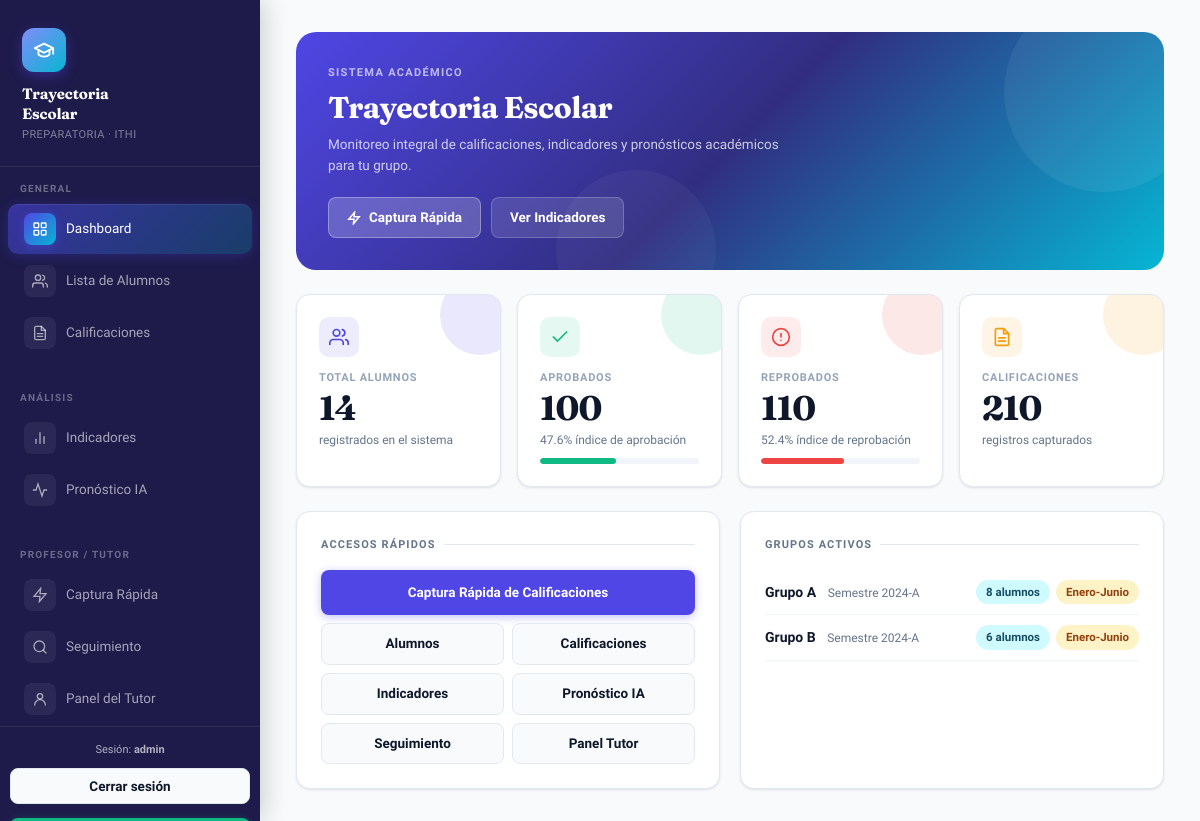
Page / (signed in) on the earlier database version.
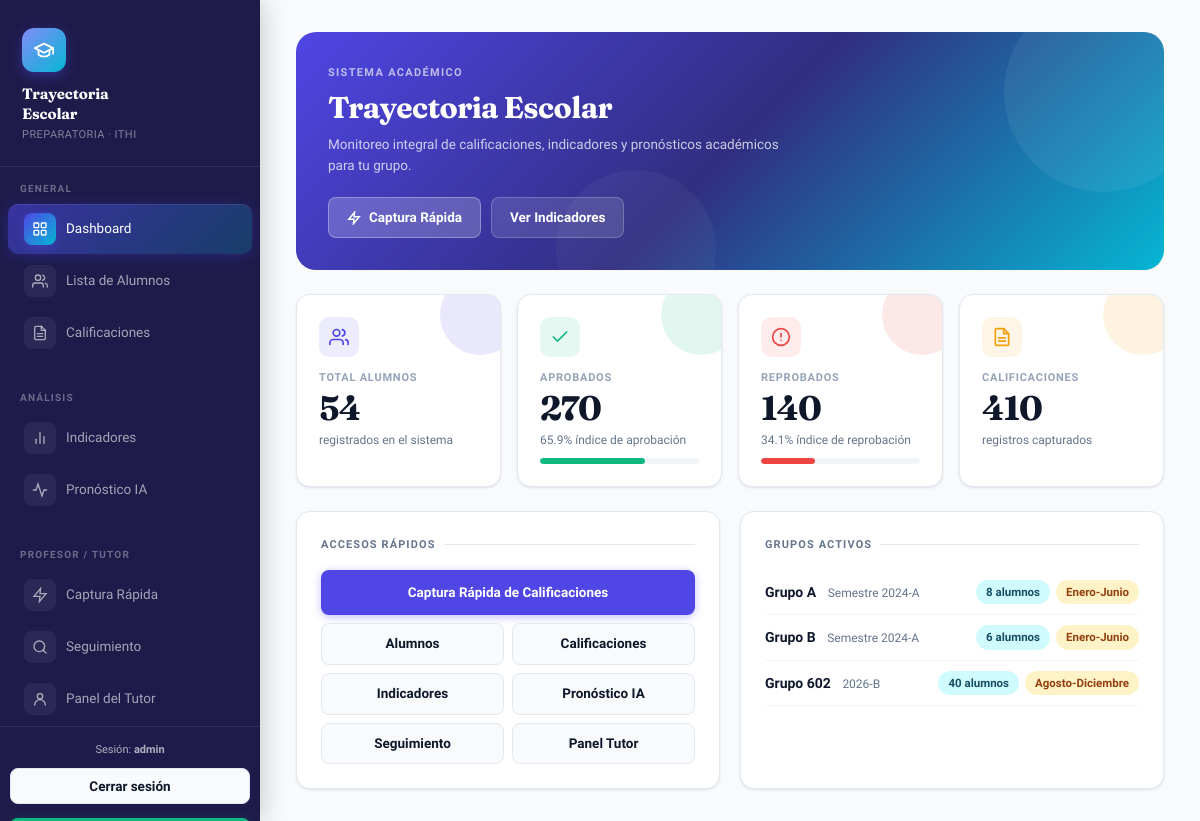
Same page on the later database version.
### escolar/models.py (models this page shows, shortened)
class Grupo(models.Model):
    nombre = models.CharField(max_length=10)
    semestre = models.ForeignKey(Semestre, on_delete=models.CASCADE, related_name='grupos')
    class Meta:
        verbose_name_plural = "Grupos"

class Semestre(models.Model):
    nombre = models.CharField(max_length=50)
    anio = models.IntegerField()
    periodo = models.CharField(max_length=20, choices=[('ENE-JUN', 'Enero-Junio'), ('AGO-DIC', 'Agosto-Diciembre')])
    class Meta:
        verbose_name_plural = "Semestres"
        ordering = ['-anio']

### escolar/views.py (the view)
# urls.py: path('', views.dashboard, name='dashboard'),
def dashboard(request):
    semestres = Semestre.objects.all()
    grupos = Grupo.objects.all()
    total_alumnos = Alumno.objects.count()
    total_calificaciones = Calificacion.objects.count()
    califs = list(Calificacion.objects.all())
    aprobados = sum(1 for c in califs if c.aprobado)
    reprobados = len(califs) - aprobados
    pct_ap = round(aprobados / len(califs) * 100, 1) if califs else 0
    pct_rep = round(reprobados / len(califs) * 100, 1) if califs else 0
    context = {
        'semestres': semestres, 'grupos': grupos,
        'total_alumnos': total_alumnos, 'total_calificaciones': total_calificaciones,
        'aprobados': aprobados, 'reprobados': reprobados,
        'pct_aprobacion': pct_ap, 'pct_reprobacion': pct_rep,
        'minimo': MINIMO,
    }
    return render(request, 'escolar/dashboard.html', context)

### escolar/models.py (called while the page is built)
    @property
    def promedio(self):
        return round((float(self.heteroevaluacion) + float(self.coevaluacion) + float(self.autoevaluacion)) / 3, 2)

    @property
    def aprobado(self):
        return self.promedio >= 7.0

### templates/escolar/dashboard.html (shortened to what this page needs)
{% extends 'escolar/base.html' %}
{% block content %}
<div class="hero-card">
  <div style="position:relative; z-index:1;">
    <div style="font-size:11px; font-weight:700; text-transform:uppercase; letter-spacing:.12em; opacity:.65; margin-bottom:8px;">Sistema académico</div>
    <h2 style="font-family:'Fraunces',serif; font-size:30px; font-weight:700; letter-spacing:-.02em; line-height:1.2; margin-bottom:8px;">Trayectoria Escolar</h2>
    <p style="opacity:.75; font-size:13.5px; max-width:480px; line-height:1.6;">Monitoreo integral de calificaciones, indicadores y pronósticos académicos para tu grupo.</p>
    <div style="display:flex; gap:10px; margin-top:20px; flex-wrap:wrap;">
      <a href="{% url 'captura_rapida' %}" class="btn" style="background:rgba(255,255,255,.2); color:white; border:1px solid rgba(255,255,255,.3); gap:8px;">
        <svg width="14" height="14" viewBox="0 0 24 24" fill="none" stroke="currentColor" stroke-width="2.5" stroke-linecap="round"><polygon points="13,2 3,14 12,14 11,22 21,10 12,10 13,2"/></svg>
        Captura Rápida
      </a>
      <a href="{% url 'indicadores' %}" class="btn" style="background:rgba(255,255,255,.12); color:white; border:1px solid rgba(255,255,255,.2);">
        Ver Indicadores
      </a>
    </div>
  </div>
</div>
<div class="stat-grid">
  <div class="stat-card sc-primary">
    <div class="stat-card-blob"></div>
    <div class="stat-icon">
      <svg width="20" height="20" viewBox="0 0 24 24" fill="none" stroke="currentColor" stroke-width="2" stroke-linecap="round"><path d="M17 21v-2a4 4 0 0 0-4-4H5a4 4 0 0 0-4 4v2"/><circle cx="9" cy="7" r="4"/><path d="M23 21v-2a4 4 0 0 0-3-3.87"/><path d="M16 3.13a4 4 0 0 1 0 7.75"/></svg>
    </div>
    <div class="stat-label">Total Alumnos</div>
    <div class="stat-value">{{ total_alumnos }}</div>
    <div class="stat-sub">registrados en el sistema</div>
  </div>
  <div class="stat-card sc-success">
    <div class="stat-card-blob"></div>
    <div class="stat-icon">
      <svg width="20" height="20" viewBox="0 0 24 24" fill="none" stroke="currentColor" stroke-width="2" stroke-linecap="round"><polyline points="20,6 9,17 4,12"/></svg>
    </div>
    <div class="stat-label">Aprobados</div>
    <div class="stat-value">{{ aprobados }}</div>
    <div class="stat-sub">{{ pct_aprobacion }}% índice de aprobación</div>
    <div class="progress-bar-wrap"><div class="progress-bar-fill" style="background:var(--success); width:0" data-pct="{{ pct_aprobacion }}"></div></div>
  </div>
  <div class="stat-card sc-danger">
    <div class="stat-card-blob"></div>
    <div class="stat-icon">
      <svg width="20" height="20" viewBox="0 0 24 24" fill="none" stroke="currentColor" stroke-width="2" stroke-linecap="round"><circle cx="12" cy="12" r="10"/><line x1="12" y1="8" x2="12" y2="12"/><line x1="12" y1="16" x2="12.01" y2="16"/></svg>
    </div>
    <div class="stat-label">Reprobados</div>
    <div class="stat-value">{{ reprobados }}</div>
    <div class="stat-sub">{{ pct_reprobacion }}% índice de reprobación</div>
    <div class="progress-bar-wrap"><div class="progress-bar-fill" style="background:var(--danger); width:0" data-pct="{{ pct_reprobacion }}"></div></div>
  </div>
  <div class="stat-card sc-amber">
    <div class="stat-card-blob"></div>
    <div class="stat-icon">
      <svg width="20" height="20" viewBox="0 0 24 24" fill="none" stroke="currentColor" stroke-width="2" stroke-linecap="round"><path d="M14 2H6a2 2 0 0 0-2 2v16a2 2 0 0 0 2 2h12a2 2 0 0 0 2-2V8z"/><polyline points="14,2 14,8 20,8"/><line x1="16" y1="13" x2="8" y2="13"/><line x1="16" y1="17" x2="8" y2="17"/></svg>
    </div>
    <div class="stat-label">Calificaciones</div>
    <div class="stat-value">{{ total_calificaciones }}</div>
    <div class="stat-sub">registros capturados</div>
  </div>
</div>
<div class="grid-2" style="gap:20px;">
  <div class="card">
    <div class="section-title">Accesos rápidos</div>
    <div style="display:grid; grid-template-columns:1fr 1fr; gap:8px;">
      <a href="{% url 'captura_rapida' %}" class="btn btn-primary" style="justify-content:center; grid-column:span 2; padding:12px;">Captura Rápida de Calificaciones</a>
      <a href="{% url 'lista_alumnos' %}" class="btn btn-secondary" style="justify-content:center;">Alumnos</a>
      <a href="{% url 'calificaciones' %}" class="btn btn-secondary" style="justify-content:center;">Calificaciones</a>
      <a href="{% url 'indicadores' %}" class="btn btn-secondary" style="justify-content:center;">Indicadores</a>
      <a href="{% url 'pronostico' %}" class="btn btn-secondary" style="justify-content:center;">Pronóstico IA</a>
      <a href="{% url 'seguimiento' %}" class="btn btn-secondary" style="justify-content:center;">Seguimiento</a>
      <a href="{% url 'profesor' %}" class="btn btn-secondary" style="justify-content:center;">Panel Tutor</a>
    </div>
  </div>
  <div class="card">
    <div class="section-title">Grupos activos</div>
    {% for grupo in grupos %}
    <div style="display:flex; align-items:center; justify-content:space-between; padding:10px 0; border-bottom:1px solid var(--border-light);">
      <div>
        <span style="font-weight:700;">Grupo {{ grupo.nombre }}</span>
        <span style="font-size:12px; color:var(--text-muted); margin-left:8px;">{{ grupo.semestre.nombre }}</span>
      </div>
      <div style="display:flex; gap:6px;">
        <span class="badge badge-cyan">{{ grupo.alumnos.count }} alumnos</span>
        <span class="badge badge-amber">{{ grupo.semestre.get_periodo_display }}</span>
      </div>
    </div>
    {% empty %}
    <div style="text-align:center; padding:24px; color:var(--text-muted);">
      <div style="margin-bottom:8px; font-size:13px;">Sin grupos registrados.</div>
      <a href="{% url 'profesor' %}" class="btn btn-primary btn-sm">Crear estructura</a>
    </div>
    {% endfor %}
  </div>
</div>
{% endblock %}

### templates/escolar/base.html (shortened to what this page needs)
<!DOCTYPE html>
<html lang="es">
<head>
  {% load static %}
  <link rel="stylesheet" href="{% static 'css/estilos.css' %}?v=20261005-capture-modal">
</head>
<body>
<nav class="sidebar" id="sidebar">
  <div class="sidebar-logo">
    <div class="sidebar-logo-icon">
      <svg width="22" height="22" viewBox="0 0 24 24" fill="none" stroke="white" stroke-width="2" stroke-linecap="round" stroke-linejoin="round">
        <path d="M22 10v6M2 10l10-5 10 5-10 5z"/>
        <path d="M6 12v5c3 3 9 3 12 0v-5"/>
      </svg>
    </div>
    <h1>Trayectoria<br>Escolar</h1>
    <span>Preparatoria · ITHI</span>
  </div>
  <div class="nav-group">
    <div class="nav-group-header">General</div>
    <a href="{% url 'dashboard' %}" class="nav-item {% if request.resolver_match.url_name == 'dashboard' %}active{% endif %}">
      <span class="nav-icon">
        <svg width="16" height="16" viewBox="0 0 24 24" fill="none" stroke="currentColor" stroke-width="2" stroke-linecap="round"><rect x="3" y="3" width="7" height="7" rx="1"/><rect x="14" y="3" width="7" height="7" rx="1"/><rect x="3" y="14" width="7" height="7" rx="1"/><rect x="14" y="14" width="7" height="7" rx="1"/></svg>
      </span>
      <span class="nav-label">Dashboard</span>
    </a>
    <a href="{% url 'lista_alumnos' %}" class="nav-item {% if request.resolver_match.url_name == 'lista_alumnos' %}active{% endif %}">
      <span class="nav-icon">
        <svg width="16" height="16" viewBox="0 0 24 24" fill="none" stroke="currentColor" stroke-width="2" stroke-linecap="round"><path d="M17 21v-2a4 4 0 0 0-4-4H5a4 4 0 0 0-4 4v2"/><circle cx="9" cy="7" r="4"/><path d="M23 21v-2a4 4 0 0 0-3-3.87M16 3.13a4 4 0 0 1 0 7.75"/></svg>
      </span>
      <span class="nav-label">Lista de Alumnos</span>
    </a>
    <a href="{% url 'calificaciones' %}" class="nav-item {% if request.resolver_match.url_name == 'calificaciones' %}active{% endif %}">
      <span class="nav-icon">
        <svg width="16" height="16" viewBox="0 0 24 24" fill="none" stroke="currentColor" stroke-width="2" stroke-linecap="round"><path d="M14 2H6a2 2 0 0 0-2 2v16a2 2 0 0 0 2 2h12a2 2 0 0 0 2-2V8z"/><polyline points="14,2 14,8 20,8"/><line x1="16" y1="13" x2="8" y2="13"/><line x1="16" y1="17" x2="8" y2="17"/></svg>
      </span>
      <span class="nav-label">Calificaciones</span>
    </a>
  </div>
  <div class="nav-group">
    <div class="nav-group-header">Análisis</div>
    <a href="{% url 'indicadores' %}" class="nav-item {% if request.resolver_match.url_name == 'indicadores' %}active{% endif %}">
      <span class="nav-icon">
        <svg width="16" height="16" viewBox="0 0 24 24" fill="none" stroke="currentColor" stroke-width="2" stroke-linecap="round"><line x1="18" y1="20" x2="18" y2="10"/><line x1="12" y1="20" x2="12" y2="4"/><line x1="6" y1="20" x2="6" y2="14"/></svg>
      </span>
      <span class="nav-label">Indicadores</span>
    </a>
    <a href="{% url 'pronostico' %}" class="nav-item {% if request.resolver_match.url_name == 'pronostico' %}active{% endif %}">
      <span class="nav-icon">
        <svg width="16" height="16" viewBox="0 0 24 24" fill="none" stroke="currentColor" stroke-width="2" stroke-linecap="round"><polyline points="22,12 18,12 15,21 9,3 6,12 2,12"/></svg>
      </span>
      <span class="nav-label">Pronóstico IA</span>
    </a>
  </div>
  <div class="nav-group">
    <div class="nav-group-header">Profesor / Tutor</div>
    <a href="{% url 'captura_rapida' %}" class="nav-item {% if request.resolver_match.url_name == 'captura_rapida' %}active{% endif %}">
      <span class="nav-icon">
        <svg width="16" height="16" viewBox="0 0 24 24" fill="none" stroke="currentColor" stroke-width="2" stroke-linecap="round"><polygon points="13,2 3,14 12,14 11,22 21,10 12,10 13,2"/></svg>
      </span>
      <span class="nav-label">Captura Rápida</span>
    </a>
    <a href="{% url 'seguimiento' %}" class="nav-item {% if request.resolver_match.url_name == 'seguimiento' %}active{% endif %}">
      <span class="nav-icon">
        <svg width="16" height="16" viewBox="0 0 24 24" fill="none" stroke="currentColor" stroke-width="2" stroke-linecap="round"><circle cx="11" cy="11" r="8"/><line x1="21" y1="21" x2="16.65" y2="16.65"/></svg>
      </span>
      <span class="nav-label">Seguimiento</span>
    </a>
    <a href="{% url 'profesor' %}" class="nav-item {% if request.resolver_match.url_name == 'profesor' %}active{% endif %}">
      <span class="nav-icon">
        <svg width="16" height="16" viewBox="0 0 24 24" fill="none" stroke="currentColor" stroke-width="2" stroke-linecap="round"><circle cx="12" cy="8" r="4"/><path d="M20 21a8 8 0 1 0-16 0"/></svg>
      </span>
      <span class="nav-label">Panel del Tutor</span>
    </a>
  </div>
  <div class="sidebar-footer">
    <div class="auth-user">Sesión: <strong>{{ request.user.get_username }}</strong></div>
    <form method="post" action="{% url 'logout' %}">
      <button type="submit" class="btn btn-secondary auth-logout">Cerrar sesión</button>
    </form>
  </div>
</nav>
<main class="main">
  {% block content %}{% endblock %}
</main>
</body>
</html>

### templates/escolar/base.html (style rules this page uses)
.sidebar { overflow-y: auto; overflow-x: hidden; }
.nav-group-header { display: flex; align-items: center; justify-content: space-between; padding: 14px 20px 5px; font-size: 10px; font-weight: 800; text-transform: uppercase; letter-spacing: .12em; color: rgba(255,255,255,.35); cursor: default; user-select: none; }
.nav-item { display: flex; align-items: center; gap: 10px; padding: 9px 16px; margin: 2px 8px; border-radius: 10px; color: rgba(255,255,255,.6); text-decoration: none; font-size: 13.5px; font-weight: 500; transition: all 0.2s cubic-bezier(.4,0,.2,1); position: relative; white-space: nowrap; overflow: hidden; }
.nav-item .nav-icon { width: 32px; height: 32px; border-radius: 8px; display: flex; align-items: center; justify-content: center; background: rgba(255,255,255,.06); flex-shrink: 0; transition: all 0.2s; }
.nav-item .nav-icon svg { stroke: currentColor; }
.nav-item.active { color: #fff; background: linear-gradient(135deg, rgba(79,70,229,.55), rgba(6,182,212,.22)); box-shadow: 0 2px 12px rgba(79,70,229,.28), inset 0 1px 0 rgba(255,255,255,.08); }
.nav-item.active .nav-icon { background: linear-gradient(135deg, #4f46e5, #06b6d4); box-shadow: 0 3px 10px rgba(79,70,229,.45); }
.nav-item.active::before { content: ''; position: absolute; left: -8px; top: 50%; transform: translateY(-50%); width: 3px; height: 18px; background: linear-gradient(to bottom, #818cf8, #06b6d4); border-radius: 0 3px 3px 0; }
.nav-label { flex: 1; }
.sidebar-footer { margin-top: auto; padding: 14px 10px 18px; border-top: 1px solid rgba(255,255,255,.08); }

Differences in the rows shown:
added Grupo: nombre "602", semestre.nombre "2026-B", alumnos.count "40", semestre.periodo "Agosto-Diciembre"
Other differences:
{{ total_alumnos }}: "14" → "54"
{{ aprobados }}: "100" → "270"
{{ pct_aprobacion }}: "47.6" → "65.9"
{{ reprobados }}: "110" → "140"
{{ pct_reprobacion }}: "52.4" → "34.1"
{{ total_calificaciones }}: "210" → "410"
